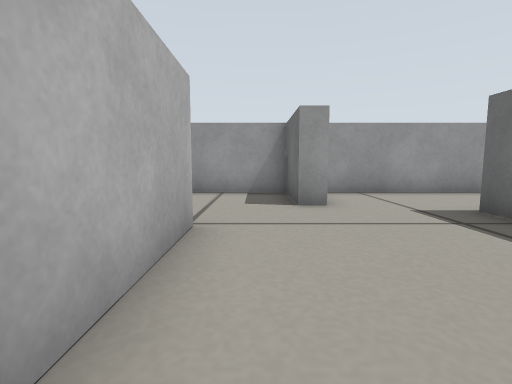
[1] (above)

21 first-person views from a walk through a robot-simulator world made for Gazebo. The camera is 0.22 m above the floor, tilts 6° down and sees 85° across. The floor is counted in squares, 0.25 m on a side. Each view is taken from the middle of a square. On the plan, view 1 faces up. The plan holds only what a view shows up to about 11 squares ahead; the rest is blank.

[2]
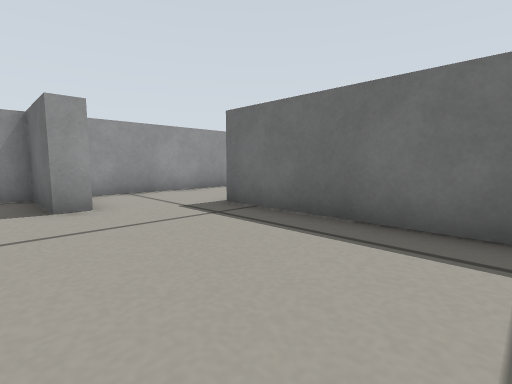

[3]
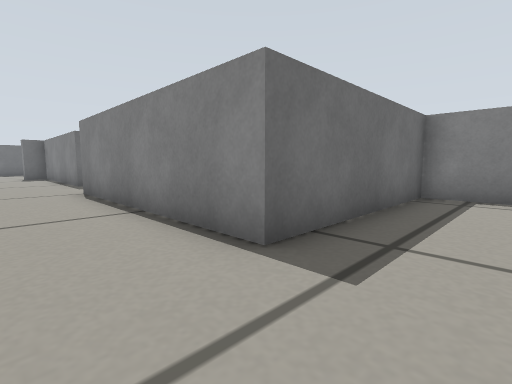

[4]
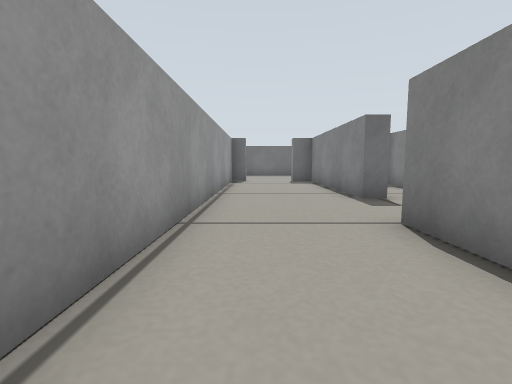

[5]
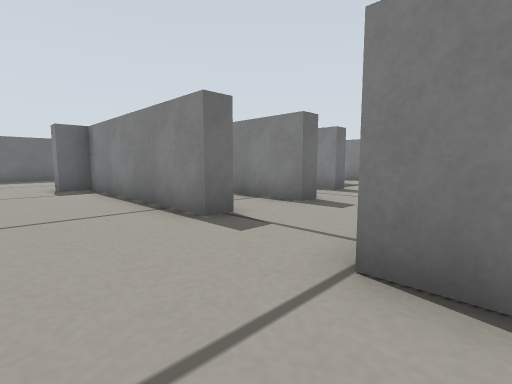

[6]
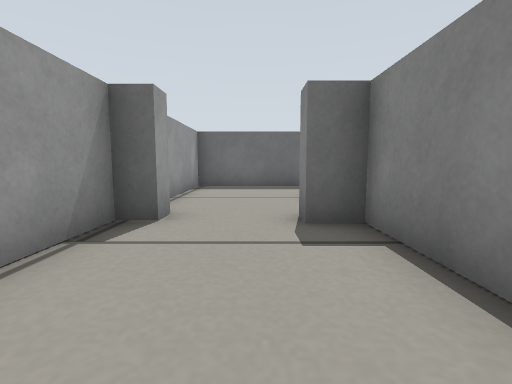

[7]
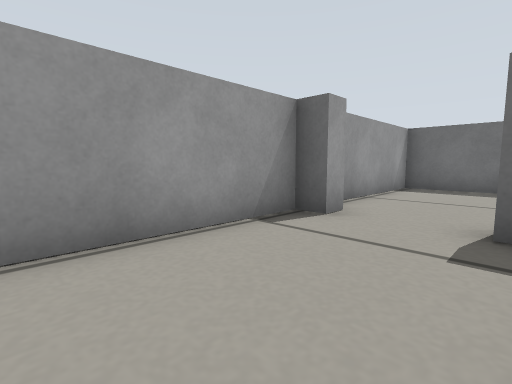

[8]
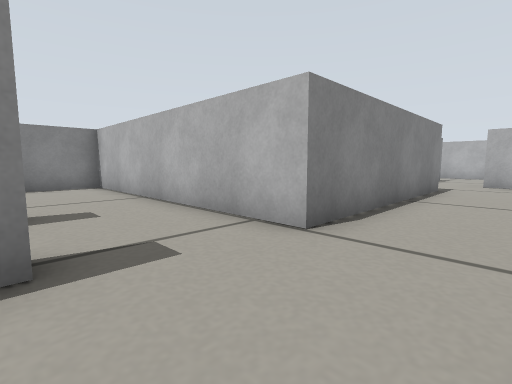

[9]
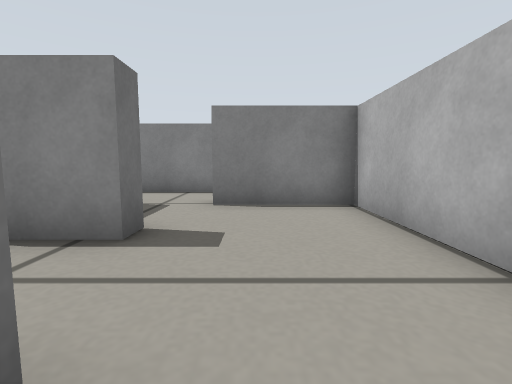

[10]
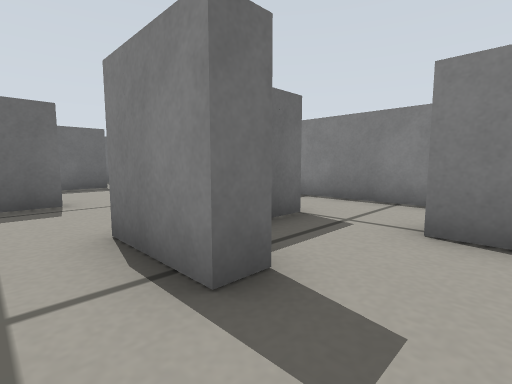

[11]
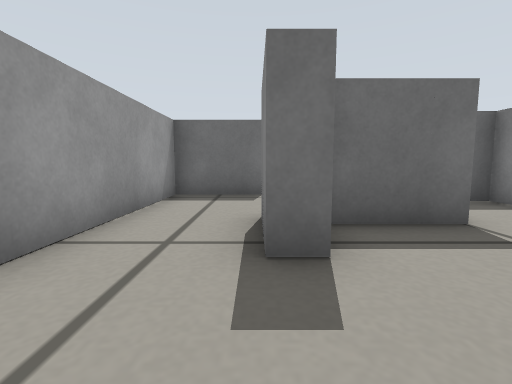

[12]
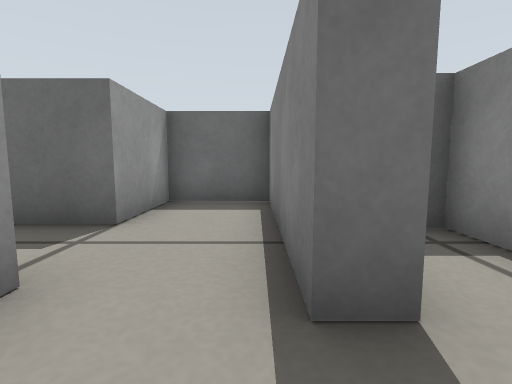

[13]
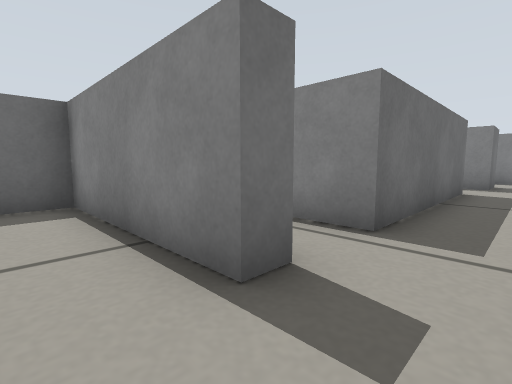

[14]
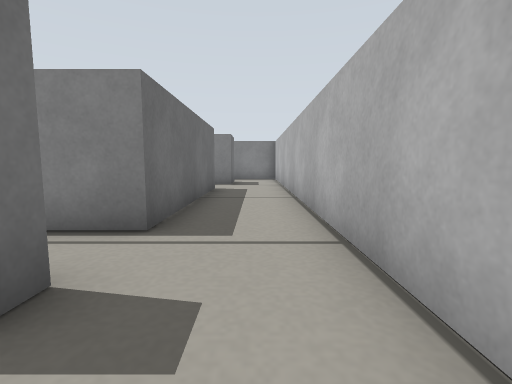

[15]
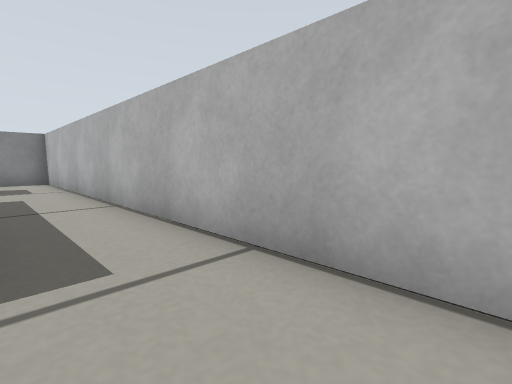

[16]
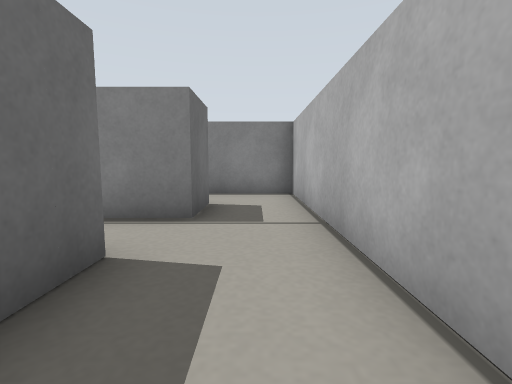

[17]
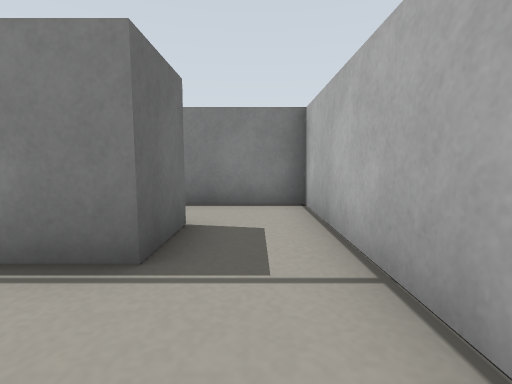

[18]
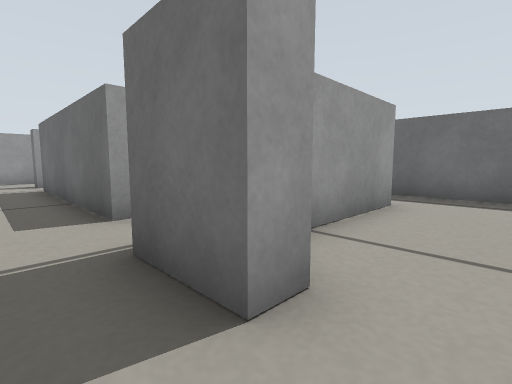

[19]
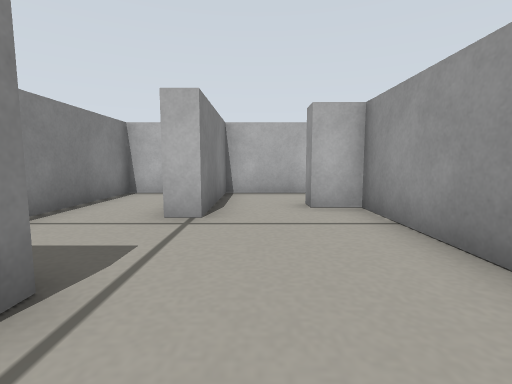

[20]
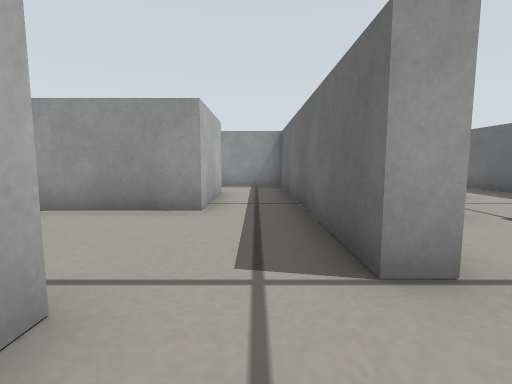

[21]
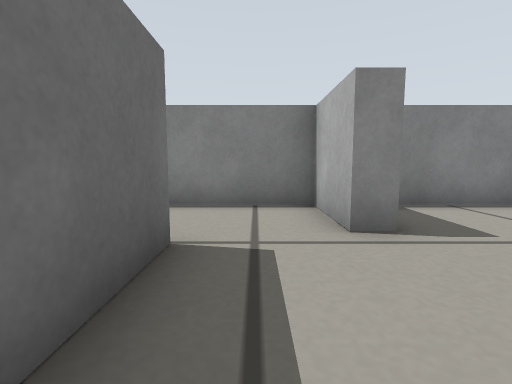

### Floor plan
Points are (right, up) in squares from view 1. A wall is a line through its corners. A room is listed if a view was taken in it or the views show most of it. See-through windows are left out.
Room 1 (views 1, 2, 3, 4, 5, 6, 7, 8)
walls: (13.7, 3.7) (13.7, 4.4) (19.9, 4.4) (19.9, 5.3) (20.6, 5.3); (6.6, 8.1) (2, 8.1); (20.2, 8.1) (8.1, 8.1); (1.5, 6.5) (1.5, 5.7) (0.9, 5.7) (0.9, 8.1) (-0.5, 8.1); (20.9, 7.5) (20.2, 7.5); (2.2, -0.7) (4, -0.7) (4, 4.9) (11, 4.9) (11, 3.4); (-0.9, 3.9) (-0.9, 0.9); (26.3, 4.4) (26.3, 8.1) (22, 8.1)
ways out: opening at (12.5, 4) to room 2; opening at (-1, 5.5)
Room 2 (view 9)
walls: (13.7, 1.1) (13.7, 1.8) (18.1, 1.8); (11, 3.4) (11, 0.5)
ways out: opening at (12.5, 4) to room 1; opening at (12.5, 1.5) to room 3
Room 3 (views 10, 11)
walls: (14.5, -1.8) (14.5, -1.1) (16.6, -1.1); (11, 0.5) (11, -3.7) (14, -3.7); (15.9, -4) (15.9, -2); (19.6, -1.3) (19.6, 1.2) (14.2, 1.2)
ways out: opening at (12.5, 1.5) to room 2; opening at (14.5, -4) to room 10; opening at (18.5, -1)
Room 4 (views 12, 13, 14, 15)
walls: (11, -6) (11, -7.5); (13.4, -7) (13.4, -6.3); (14, -4.3) (12.6, -4.3)
ways out: opening at (12.6, -6.2) to room 5
Room 5 (views 16, 17)
walls: (11, -7.5) (11, -14.4); (13.4, -14.6) (13.4, -8.5) (15.7, -8.5)
ways out: opening at (12.6, -6.2) to room 4; opening at (12, -14) to room 6
Room 6 (view 18)
walls: (13.6, -17.9) (13, -17.9) (13, -16.3) (14.5, -16.3); (11, -14.4) (11, -19.9) (14.6, -19.9)
ways out: opening at (12, -14) to room 5; opening at (13.5, -19) to room 9
Room 7 (views 19, 21)
walls: (20.6, -20) (19.9, -20) (19.9, -11.8) (17.7, -11.8); (17.1, -20.5) (17.8, -20.5) (17.8, -21.5); (19.5, -22.7) (20.9, -22.7); (18, -13.9) (18, -16.9) (16.5, -16.9)
ways out: opening at (18.8, -20.1) to room 9; opening at (18, -13)
Room 8 (view 20)
walls: (17.8, -21.5) (17.8, -22.7) (19.5, -22.7)
Room 9 (no view inside)
walls: (14.6, -19.9) (14.6, -20.5); (11, -21.6) (11, -22.7) (16.1, -22.7); (16.5, -16.9) (13.6, -16.9) (13.6, -17.9)
ways out: opening at (13.5, -19) to room 6; opening at (18.8, -20.1) to room 7
Room 10 (no view inside)
walls: (13.4, -6.3) (18.3, -6.3) (18.3, -4) (15.9, -4)
ways out: opening at (14.5, -4) to room 3

Positions as (right, up) in squares from view 1, and headings:
1: (0, 0), facing up
2: (0, 0), facing up-right
3: (2, 7), facing down-right
4: (7, 7), facing right
5: (10, 7), facing down-right
6: (16, 6), facing right
7: (16, 5), facing up-right
8: (14, 7), facing down-left
9: (13, 2), facing down
10: (13, 0), facing down-right
11: (12, -1), facing right
12: (12, -6), facing right
13: (12, -5), facing down-right
14: (12, -5), facing down
15: (13, -6), facing down-left
16: (12, -12), facing down
17: (12, -14), facing down
18: (12, -19), facing up-right
19: (19, -19), facing left
20: (19, -22), facing up
21: (19, -17), facing down
